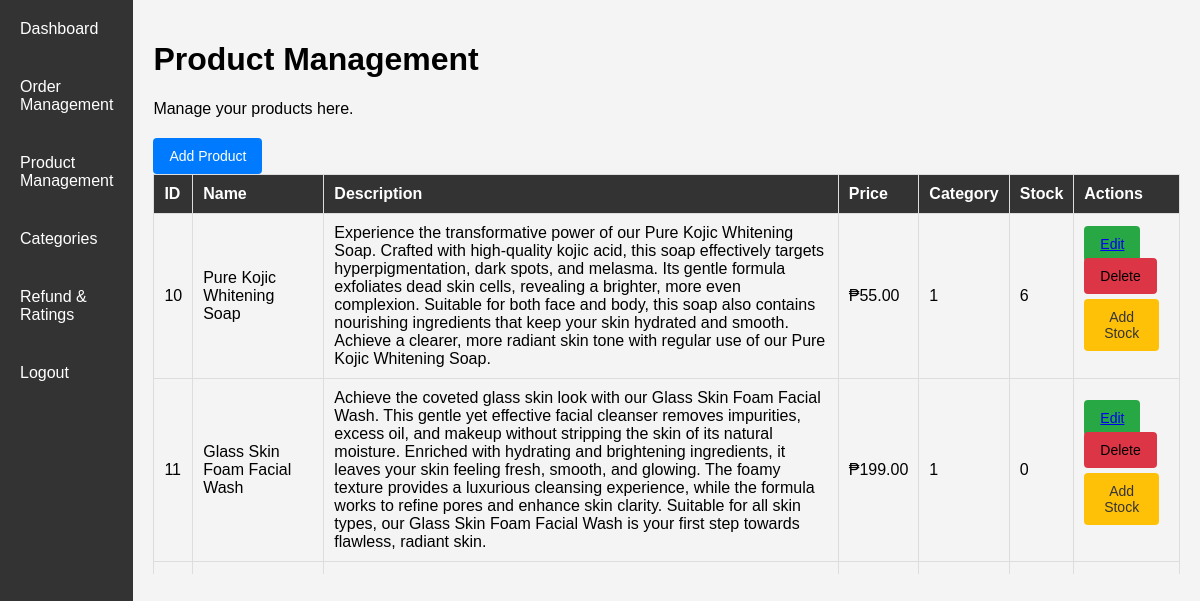
The page /ProductManagement.php (signed in) on the database as committed earlier.
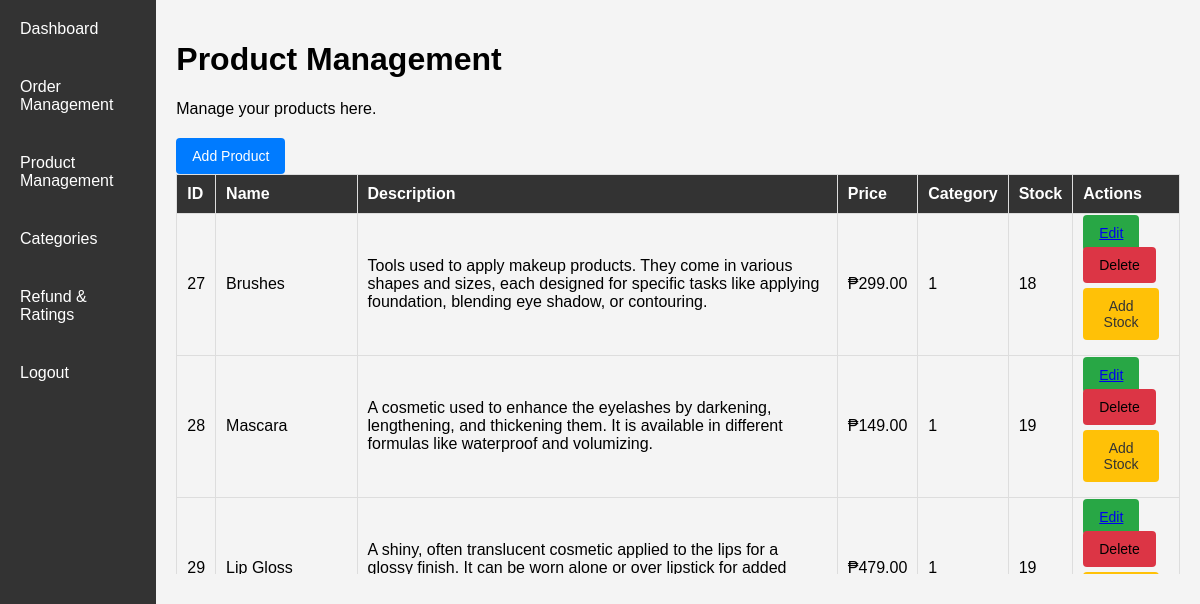
The same page on the database as committed later.
### tables this page shows
CREATE TABLE `products` (
  `id` int(11) NOT NULL,
  `name` varchar(255) NOT NULL,
  `description` text DEFAULT NULL,
  `price` decimal(10,2) NOT NULL,
  `category_id` int(11) DEFAULT NULL,
  `image` varchar(255) DEFAULT NULL,
  `stock_quantity` int(11) DEFAULT 0,
  `status` enum('active','inactive') DEFAULT 'active',
  `created_at` timestamp NOT NULL DEFAULT current_timestamp(),
  `updated_at` timestamp NOT NULL DEFAULT current_timestamp() ON UPDATE current_timestamp(),
  `avg_rating` float DEFAULT 0,
  `num_sold` int(11) DEFAULT 0
);

### ProductManagement.php (the view, shortened to what this page needs)
<?php
include 'db.php';
$query = "SELECT * FROM products";
$result = $conn->query($query);
?>
<!DOCTYPE html>
<html lang="en">
<head>
</head>
<body>
<div class="admin-container">
    <div class="admin-sidebar">
        <ul>
            <li><a href="admin.php">Dashboard</a></li>
            <li><a href="OrderManagement.php">Order Management</a></li>
            <li><a href="ProductManagement.php">Product Management</a></li>
            <li><a href="Categories.php">Categories</a></li>
            <li><a href="RefundAndRatings.php">Refund & Ratings</a></li>
            <li><a href="logout.php">Logout</a></li>
        </ul>
    </div>
    <div class="admin-main">
        <div class="admin-header">
            <h1>Product Management</h1>
            <p>Manage your products here.</p>
        </div>
        <div class="admin-button">
            <button class="btn btn-primary" onclick="openPopup()">Add Product</button>
        </div>
        <div class="admin-orders">
            <table>
                <thead>
                    <tr>
                        <th>ID</th>
                        <th>Name</th>
                        <th>Description</th>
                        <th>Price</th>
                        <th>Category</th>
                        <th>Stock</th>
                        <th>Actions</th>
                    </tr>
                </thead>
                <tbody>
                    <?php while ($row = $result->fetch_assoc()): ?>
                    <tr>
                        <td><?= htmlspecialchars($row['id']) ?></td>
                        <td><?= htmlspecialchars($row['name']) ?></td>
                        <td><?= htmlspecialchars($row['description']) ?></td>
                        <td>₱<?= number_format($row['price'], 2) ?></td>
                        <td><?= htmlspecialchars($row['category_id']) ?></td>
                        <td><?= htmlspecialchars($row['stock_quantity']) ?></td>
                        <td class="action-buttons">
                            <div class="action-btn">
                                <a href="editProduct.php?id=<?= $row['id'] ?>" class="btn btn-edit">Edit</a>
                            </div>
                            <div class="action-btn">
                                <form action="deleteProduct.php" method="POST" class="delete-product-form">
                                    <button type="submit" class="btn btn-delete">Delete</button>
                                </form>
                            </div>
                            <div class="action-btn">
                                <button class="btn btn-add-stock" onclick="openAddStockPopup(<?= $row['id'] ?>)">Add Stock</button>
                            </div>
                        </td>
                    </tr>
                    <?php endwhile; ?>
                </tbody>
            </table>
        </div>
    </div>
</div>
</body>
</html>

Rows that differ between the two databases and show on the page:
removed products: id "10", name "Pure Kojic Whitening Soap", description "Experience the transformative power of our Pure Kojic Whitening Soap. Crafted with high-quality kojic acid, this soap effectively targets hyperpigmentation, dark spots, and melasma. Its gentle formula exfoliates dead skin cells, revealing a brighter, more even complexion. Suitable for both face and body, this soap also contains nourishing ingredients that keep your skin hydrated and smooth. Achieve a clearer, more radiant skin tone with regular use of our Pure Kojic Whitening Soap.", price "55.00", category "1", stock_quantity "6"
removed products: id "11", name "Glass Skin Foam Facial Wash", description "Achieve the coveted glass skin look with our Glass Skin Foam Facial Wash. This gentle yet effective facial cleanser removes impurities, excess oil, and makeup without stripping the skin of its natural moisture. Enriched with hydrating and brightening ingredients, it leaves your skin feeling fresh, smooth, and glowing. The foamy texture provides a luxurious cleansing experience, while the formula works to refine pores and enhance skin clarity. Suitable for all skin types, our Glass Skin Foam Facial Wash is your first step towards flawless, radiant skin.", price "199.00", category "1", stock_quantity "0"
added products: id "27", name "Brushes", description "Tools used to apply makeup products. They come in various shapes and sizes, each designed for specific tasks like applying foundation, blending eye shadow, or contouring.", price "299.00", category "1", stock_quantity "18"
added products: id "28", name "Mascara", description "A cosmetic used to enhance the eyelashes by darkening, lengthening, and thickening them. It is available in different formulas like waterproof and volumizing.", price "149.00", category "1", stock_quantity "19"
added products: id "29", name "Lip Gloss", description "A shiny, often translucent cosmetic applied to the lips for a glossy finish. It can be worn alone or over lipstick for added…", price "479.00", category "1", stock_quantity "19"
